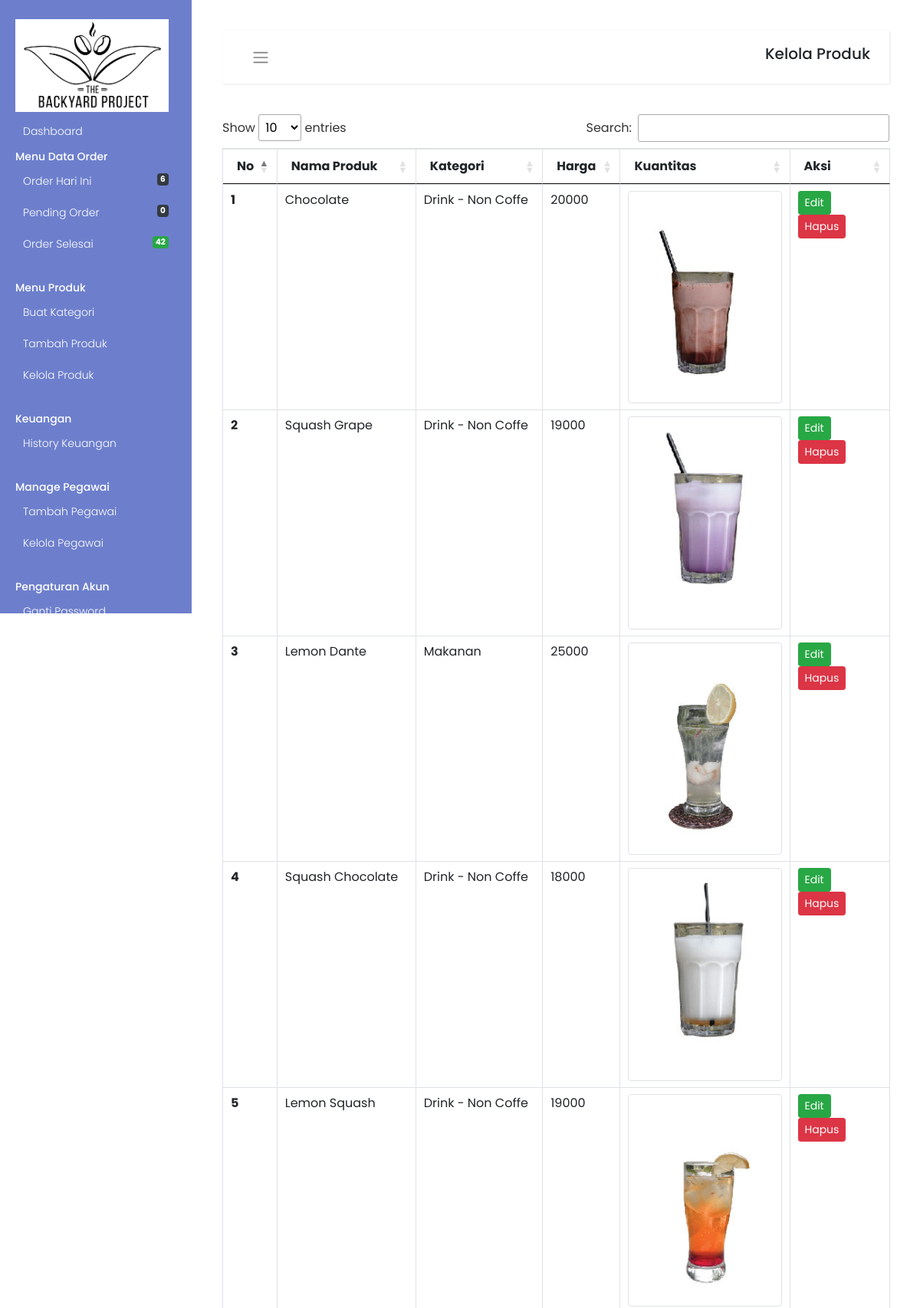
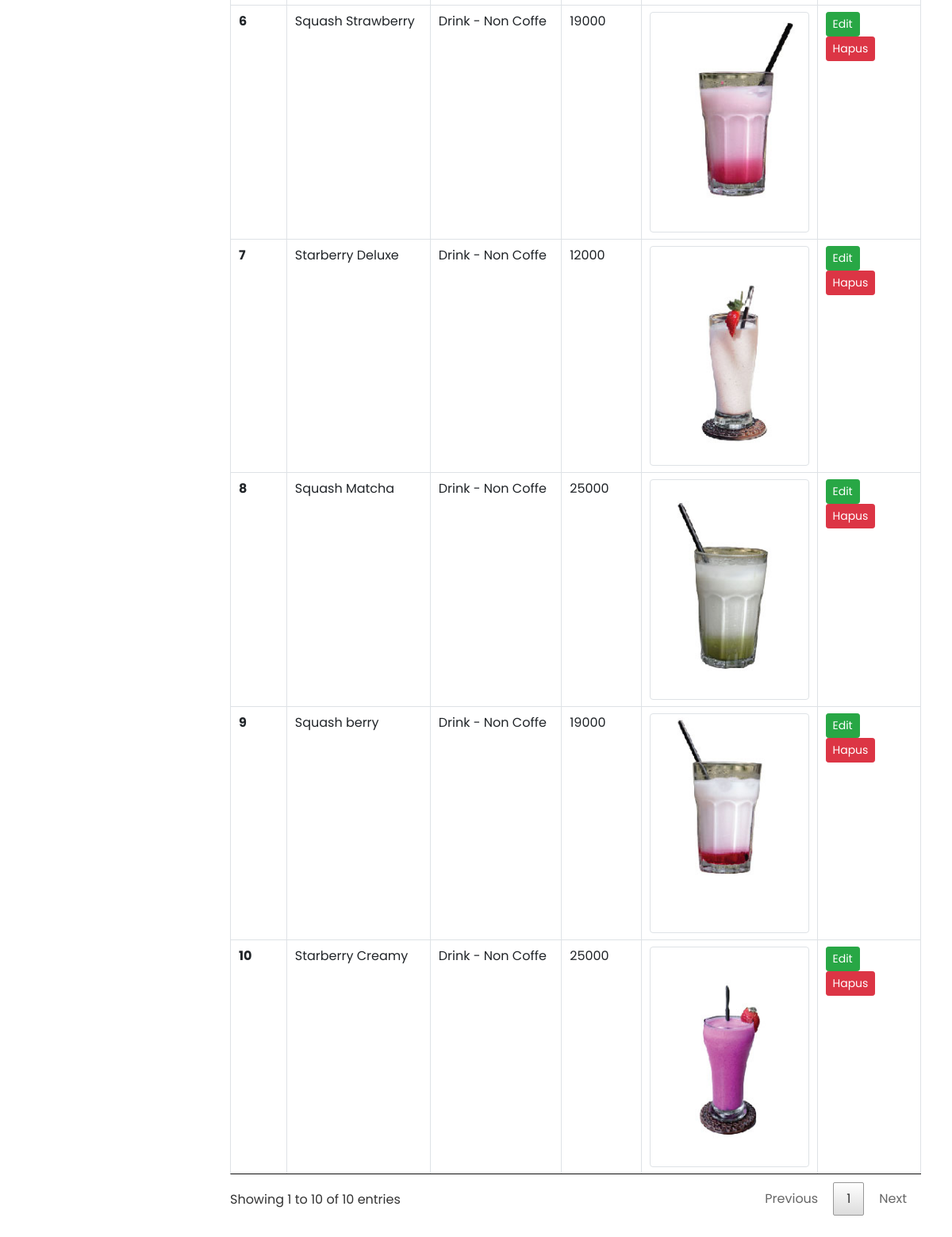
The page /admin/kelola-produk.php (signed in) on the database its author committed (2 pictures, top to bottom).
### tables this page shows
CREATE TABLE `products` (
  `id` int(11) NOT NULL,
  `category` int(11) NOT NULL,
  `productName` varchar(255) NOT NULL,
  `productPrice` int(11) NOT NULL,
  `productDescription` longtext NOT NULL,
  `qty` int(11) NOT NULL,
  `productImage` varchar(255) NOT NULL
);

CREATE TABLE `category` (
  `id` int(11) NOT NULL,
  `categoryName` varchar(255) NOT NULL,
  `categoryDescription` varchar(255) NOT NULL
);

### admin/kelola-produk.php (the view, shortened to what this page needs)
<?php
include('include/config.php');
?>
<?php include 'head.php' ?>
<?php include 'sidebar.php' ?>
<div id="content">
    <nav class="navbar navbar-expand-lg navbar-light bg-white">
        <div class="container-fluid">
            <button type="button" id="sidebarCollapse" class="btn btn-link">
                <i class="navbar-toggler-icon"></i>
            </button>
            <h5>Kelola Produk</h5>
        </div>
    </nav>
    <table id="myTable" class="table table-bordered">
        <thead>
            <tr>
                <th scope="col">No</th>
                <th scope="col">Nama Produk</th>
                <th scope="col">Kategori</th>
                <th scope="col">Harga</th>
                <th scope="col">Kuantitas</th>
                <th scope="col">Aksi</th>
            </tr>
        </thead>
        <tbody>
            <?php $query = mysqli_query($con, "select products.*,category.categoryName from products join category on category.id=products.category");
            $cnt = 1;
            while ($row = mysqli_fetch_array($query)) {
            ?>
                <tr>
                    <th scope="row"><?php echo htmlentities($cnt); ?></th>
                    <td><?php echo htmlentities($row['productName']); ?></td>
                    <td><?php echo htmlentities($row['categoryName']); ?></td>
                    <td><?php echo htmlentities($row['productPrice']); ?></td>
                    <td width=200px><img src="productimages/<?php echo htmlentities($row['productImage']); ?>" alt="<?php echo htmlentities($row['productName']); ?>" class="img-fluid img-thumbnail" ></td>
                    <td width="15%">
                        <a href="edit-produk.php?id=<?php echo $row['id'] ?>" class="btn btn-success btn-sm text-white">Edit</a>
                        <a href="kelola-produk.php?id=<?php echo $row['id'] ?>&del=delete" onClick="return confirm('Are you sure you want to delete?')" class="btn btn-danger btn-sm text-white">Hapus</a>
                    </td>
                </tr>
            <?php $cnt = $cnt + 1;
            } ?>
        </tbody>
    </table>
</div>
</body>

### assets/css/custom-sidebar.css (style rules this page uses)
* { font-family: "Poppins", sans-serif; }
.wrapper a, .wrapper a:hover, .wrapper a:focus { color: inherit; text-decoration: none; -webkit-transition: all 0.3s; transition: all 0.3s; }
.wrapper .navbar { padding: 15px 10px; background: #fff; border: none; border-radius: 0; margin-bottom: 40px; -webkit-box-shadow: 1px 1px 3px rgba(0, 0, 0, 0.1); box-shadow: 1px 1px 3px rgba(0, 0, 0, 0.1); }
.wrapper #content { width: calc(100% - 250px); padding: 40px; min-height: 100vh; -webkit-transition: all 0.3s; transition: all 0.3s; position: absolute; top: 0; right: 0; }

### rows shown on the page
products: productName "Chocolate", category.categoryName "Drink - Non Coffe", productPrice "20000", productImage (picture)
products: productName "Squash Grape", category.categoryName "Drink - Non Coffe", productPrice "19000", productImage (picture)
products: productName "Lemon Dante", category.categoryName "Makanan", productPrice "25000", productImage (picture)
products: productName "Squash Chocolate", category.categoryName "Drink - Non Coffe", productPrice "18000", productImage (picture)
products: productName "Lemon Squash", category.categoryName "Drink - Non Coffe", productPrice "19000", productImage (picture)
products: productName "Squash Strawberry", category.categoryName "Drink - Non Coffe", productPrice "19000", productImage (picture)
products: productName "Starberry Deluxe", category.categoryName "Drink - Non Coffe", productPrice "12000", productImage (picture)
products: productName "Squash Matcha", category.categoryName "Drink - Non Coffe", productPrice "25000", productImage (picture)
products: productName "Squash berry", category.categoryName "Drink - Non Coffe", productPrice "19000", productImage (picture)
products: productName "Starberry Creamy", category.categoryName "Drink - Non Coffe", productPrice "25000", productImage (picture)

### other values the page prints
$num_rows1 "6"
$num "0"
$num1 "42"
